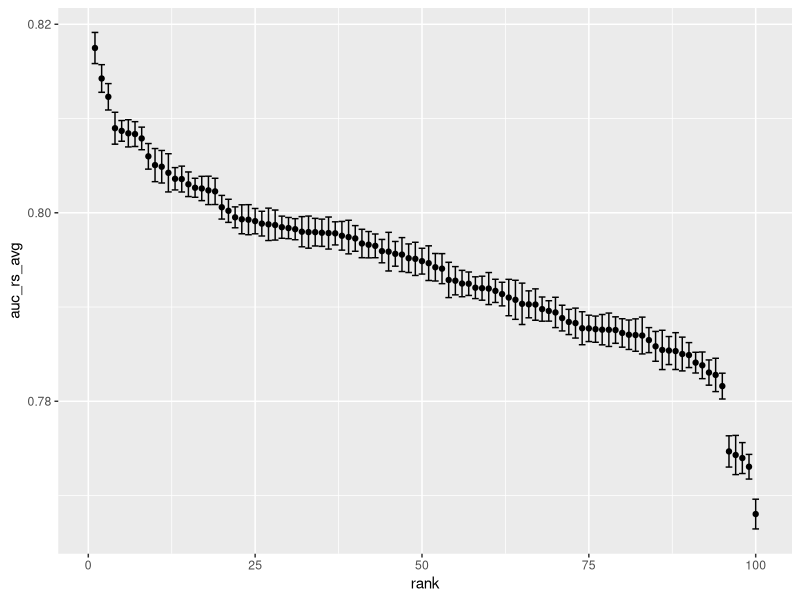
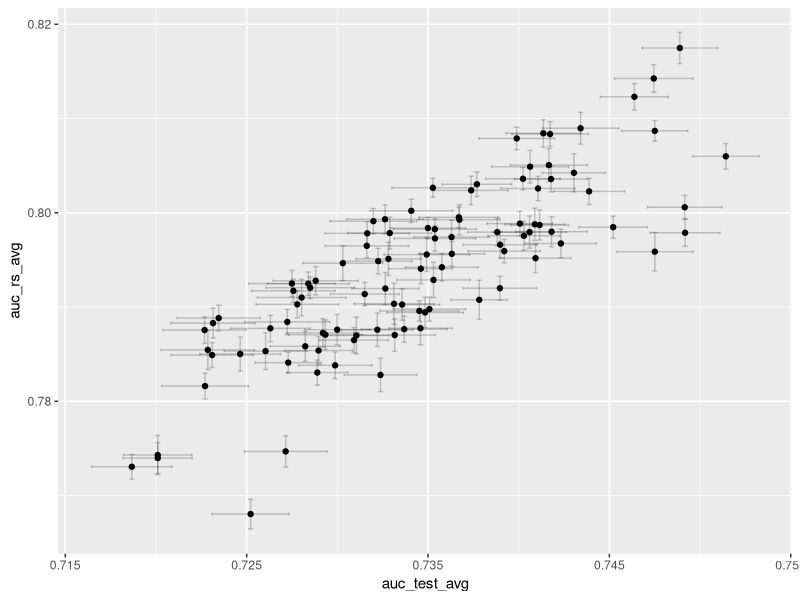
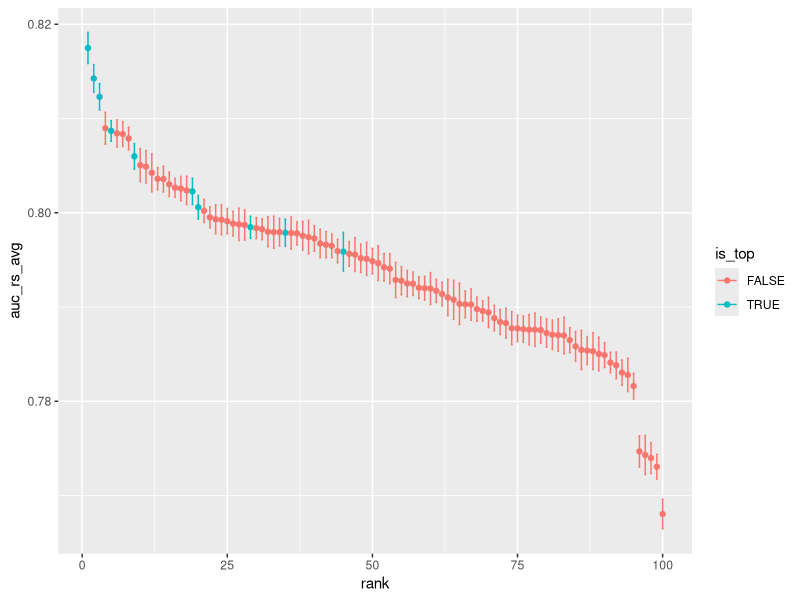
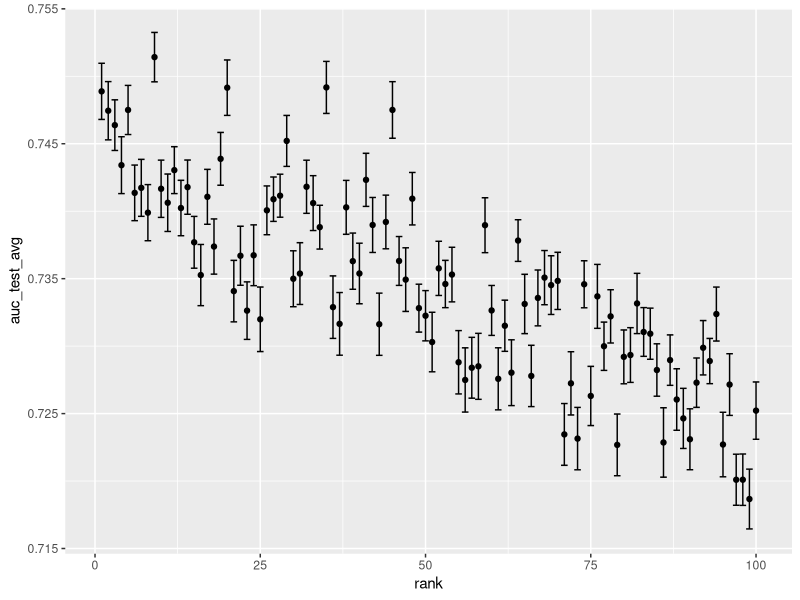
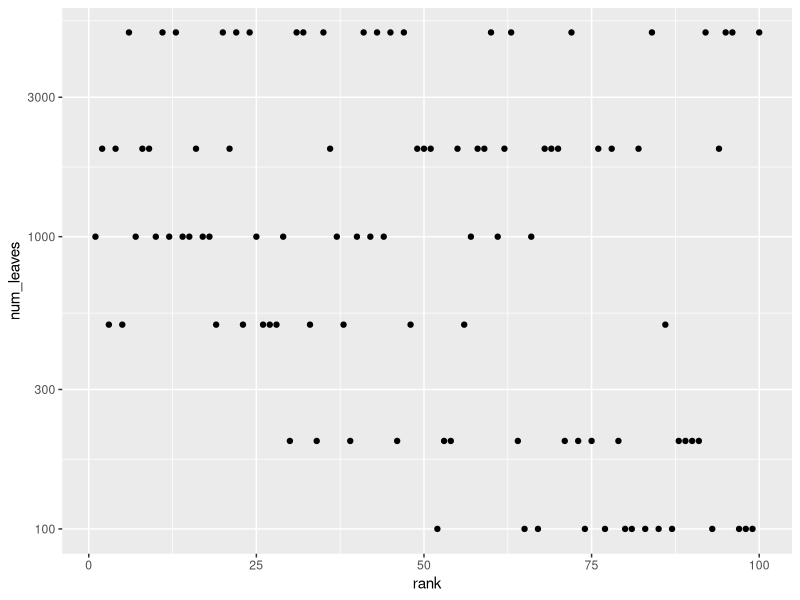
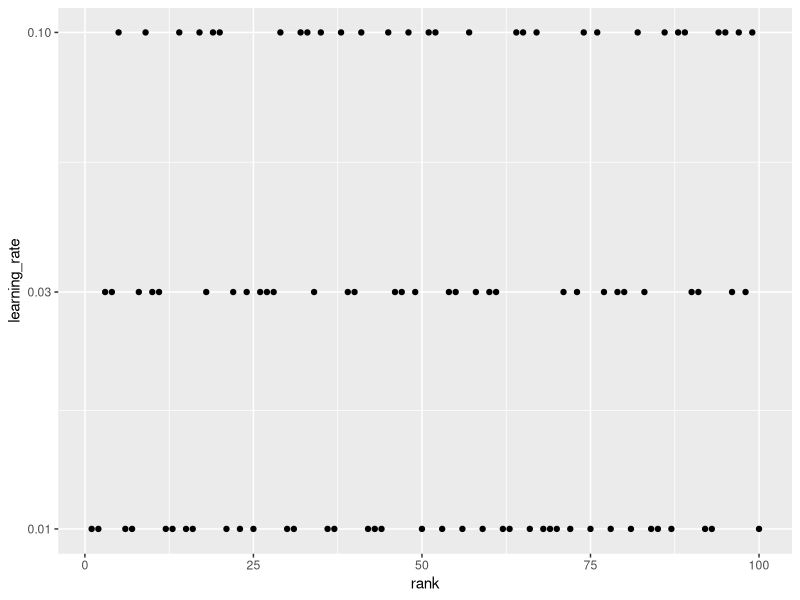
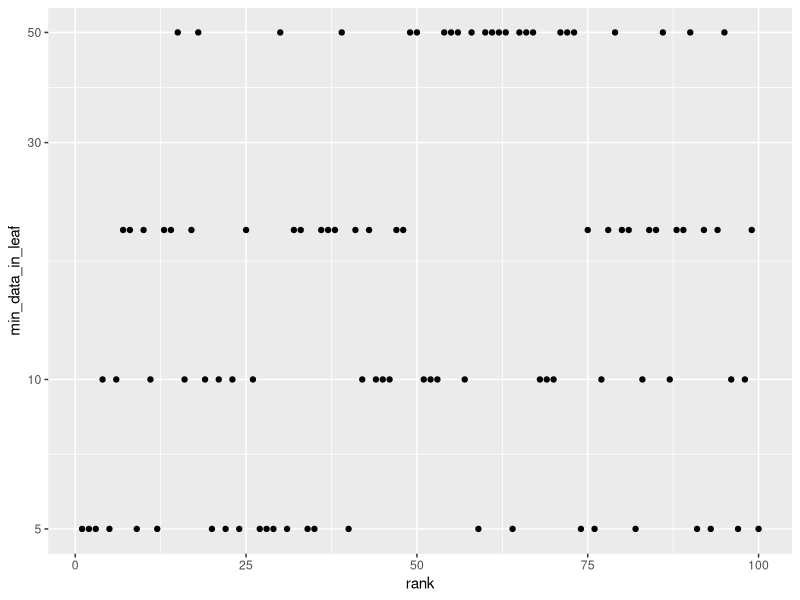
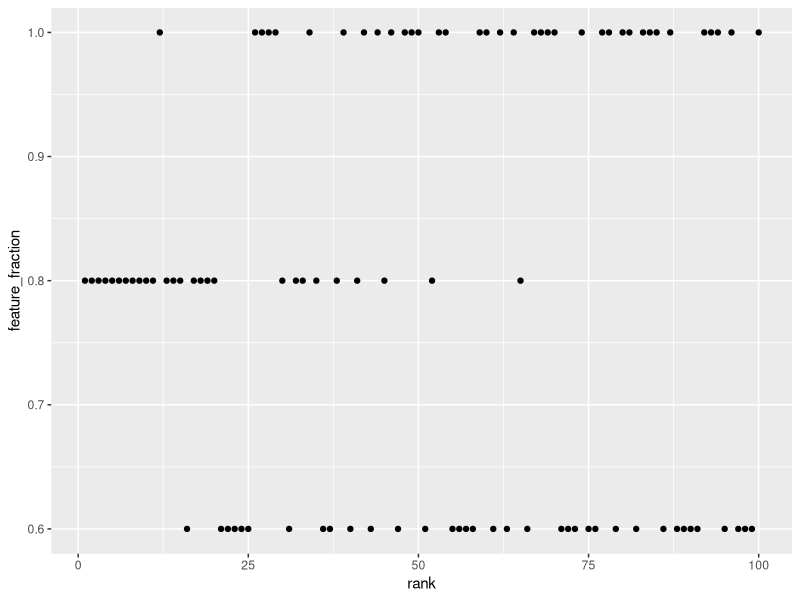

Source code (R) for these figures, in order:
## ---- chunk 1

library(data.table)
library(dplyr)
library(ggplot2)

d_pm_res <- fread("res-100K.csv")


d_pm_res %>% mutate(rank = dense_rank(desc(auc_rs_avg))) %>% ggplot() + geom_point(aes(x = rank, y = auc_rs_avg)) +
  geom_errorbar(aes(x = rank, ymin = auc_rs_avg-auc_rs_std, ymax = auc_rs_avg+auc_rs_std), width = 1)

d_pm_res %>% ggplot(aes(x = auc_test_avg, y = auc_rs_avg)) + geom_point() +
  geom_errorbar(aes(ymin = auc_rs_avg-auc_rs_std, ymax = auc_rs_avg+auc_rs_std), width = 0.0003, alpha = 0.2) +
  geom_abline(slope = 1, color = "grey70") +
  geom_errorbarh(aes(xmin = auc_test_avg-auc_test_sd, xmax = auc_test_avg+auc_test_sd), height = 0.0003, alpha = 0.2)

auc_test_top <- sort(d_pm_res$auc_test_avg, decreasing = TRUE)[10]
d_pm_res %>% mutate(rank = dense_rank(desc(auc_rs_avg))) %>% mutate(is_top = auc_test_avg>=auc_test_top) %>%
  ggplot(aes(color = is_top)) + geom_point(aes(x = rank, y = auc_rs_avg)) +
  geom_errorbar(aes(x = rank, ymin = auc_rs_avg-auc_rs_std, ymax = auc_rs_avg+auc_rs_std), width = 0.3)

d_pm_res %>% mutate(rank = dense_rank(desc(auc_rs_avg))) %>% ggplot() + geom_point(aes(x = rank, y = auc_test_avg)) +
  geom_errorbar(aes(x = rank, ymin = auc_test_avg-auc_test_sd, ymax = auc_test_avg+auc_test_sd), width = 1)


cor(d_pm_res$auc_rs_avg, d_pm_res$auc_test_avg)
cor(d_pm_res$auc_rs_avg, d_pm_res$auc_test_avg, method = "spearman")


d_pm_res %>% arrange(desc(auc_rs_avg)) %>% head(10)
d_pm_res %>% arrange(desc(auc_test_avg)) %>% head(10)

d_pm_res %>% arrange(desc(auc_rs_avg)) %>% tail(10)
d_pm_res %>% arrange(desc(auc_test_avg)) %>% tail(10)


d_pm_res %>% mutate(rank = dense_rank(desc(auc_rs_avg))) %>% ggplot() + geom_point(aes(x = rank, y = num_leaves)) + scale_y_log10()

d_pm_res %>% mutate(rank = dense_rank(desc(auc_rs_avg))) %>% ggplot() + geom_point(aes(x = rank, y = learning_rate)) + scale_y_log10()

d_pm_res %>% mutate(rank = dense_rank(desc(auc_rs_avg))) %>% ggplot() + geom_point(aes(x = rank, y = min_data_in_leaf)) + scale_y_log10()

d_pm_res %>% mutate(rank = dense_rank(desc(auc_rs_avg))) %>% ggplot() + geom_point(aes(x = rank, y = feature_fraction)) 

d_pm_res %>% mutate(rank = dense_rank(desc(auc_rs_avg))) %>% ggplot() + geom_point(aes(x = rank, y = bagging_fraction)) 

d_pm_res %>% mutate(rank = dense_rank(desc(auc_rs_avg))) %>% ggplot() + geom_point(aes(x = rank, y = lambda_l1)) 

d_pm_res %>% mutate(rank = dense_rank(desc(auc_rs_avg))) %>% ggplot() + geom_point(aes(x = rank, y = lambda_l2)) 



d_pm_res %>% mutate(rank = dense_rank(desc(auc_rs_avg))) %>% ggplot() + geom_point(aes(x = rank, y = ntrees))

d_pm_res %>% mutate(rank = dense_rank(desc(auc_rs_avg))) %>% ggplot() + geom_point(aes(x = rank, y = ntrees)) + scale_y_log10(breaks=c(30,100,300,1000,3000))

d_pm_res %>% mutate(rank = dense_rank(desc(auc_rs_avg))) %>% ggplot() + geom_point(aes(x = rank, y = runtm)) 

d_pm_res %>% mutate(rank = dense_rank(desc(auc_rs_avg))) %>% ggplot() + geom_point(aes(x = rank, y = runtm)) + scale_y_log10(breaks=c(1,3,10,30,100))


summary(d_pm_res$runtm)

mean(d_pm_res$runtm)*20*100/3600


summary(d_pm_res$ntree)


